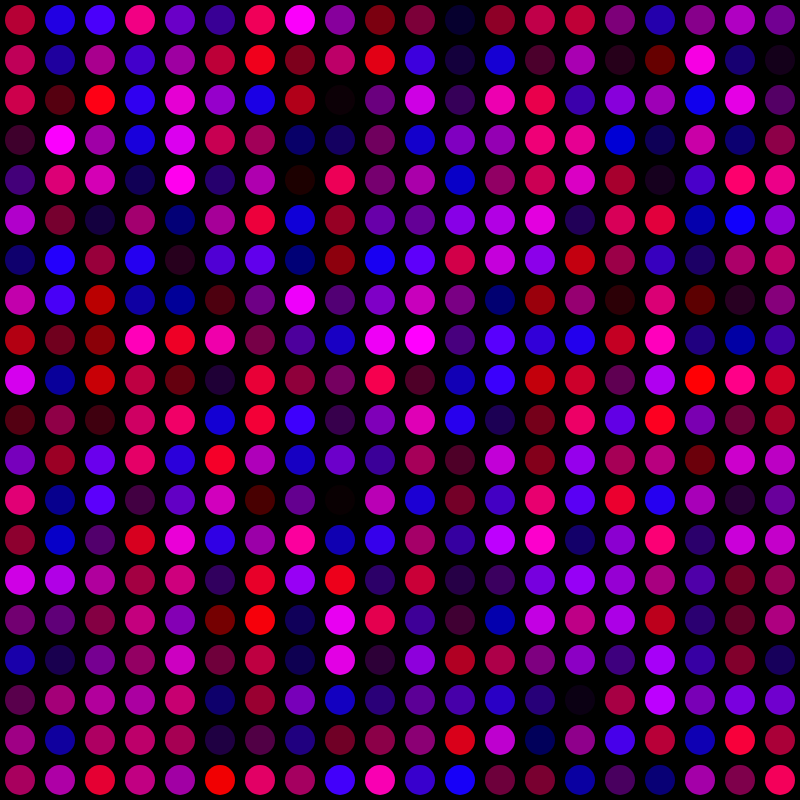
Frame 1 (no input)
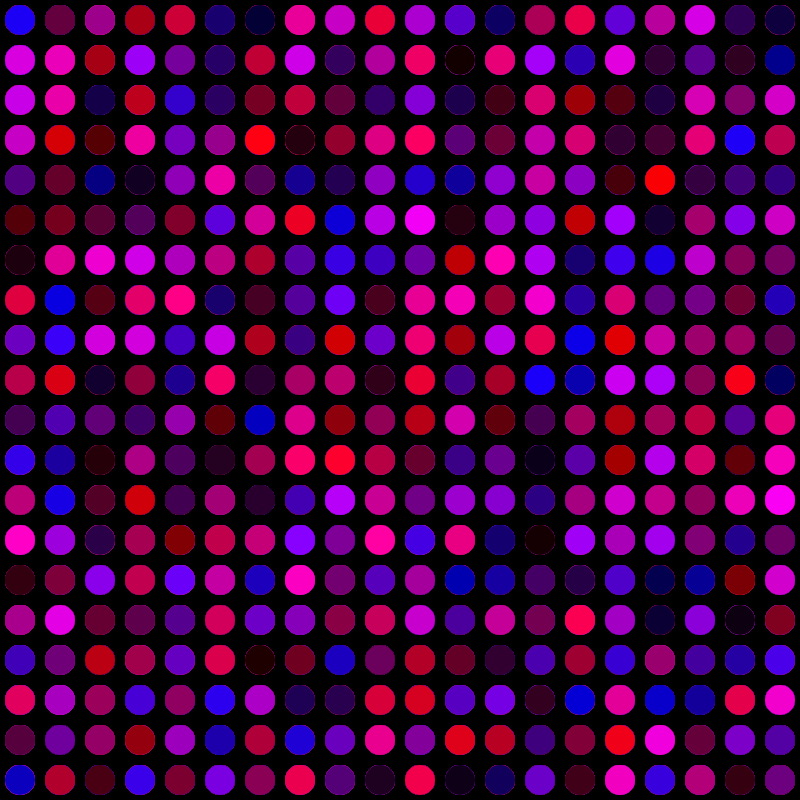
Frame 60 (no input)
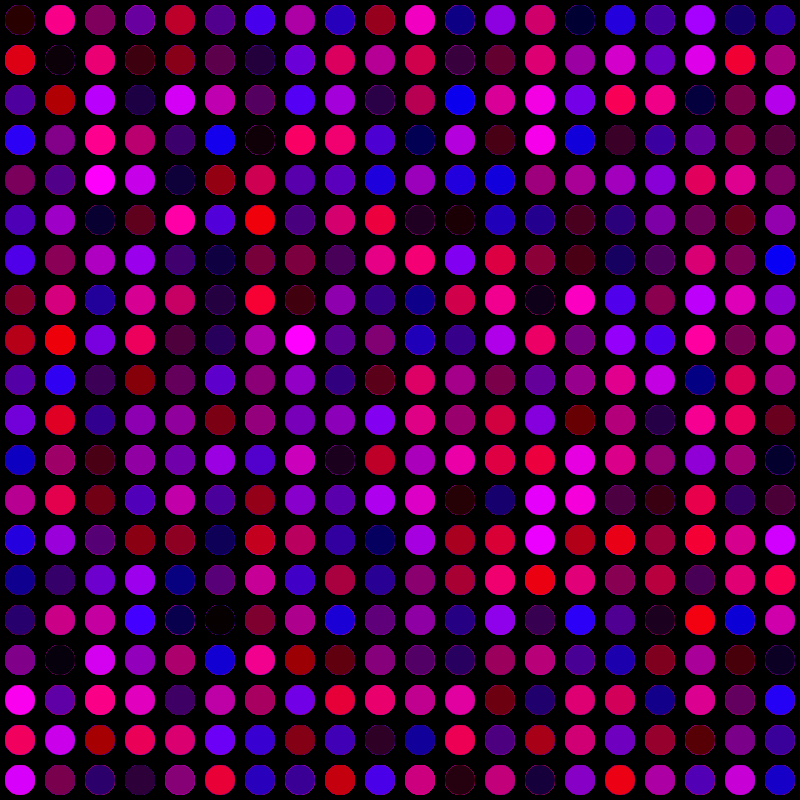
Frame 120 (the mouse pressed at the canvas centre since frame 60)

The p5.js sketch that drew these frames (run headless with seeded random() and noise() and a simulated clock; from frame 60 on, the mouse is pressed at the canvas centre):

// p5.js sketch
// ── sketch.js
function setup() {
  createCanvas(800, 800);
  background(0);
}

function draw() {
  noStroke();
  
  
  for(let x = 20; x < width - 15; x += 40) {
    for(let y = 20; y < height- 15; y += 40) {
    	  fill(random(255), 0, random(255));
  			ellipse(x, y ,30);
    }
  }
}
